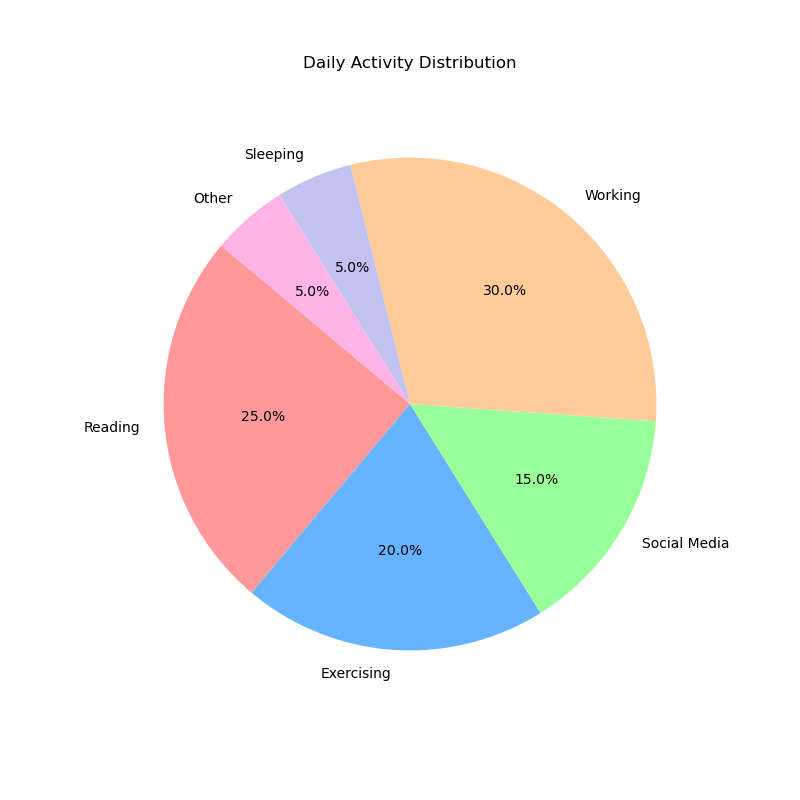

Generate this figure with Python:

import matplotlib.pyplot as plt

# Data setup
activities = ['Reading', 'Exercising', 'Social Media', 'Working', 'Sleeping', 'Other']
percentages = [25, 20, 15, 30, 5, 5]
colors = ['#ff9999','#66b3ff','#99ff99','#ffcc99','#c2c2f0','#ffb3e6']

# Plotting
fig, ax = plt.subplots(figsize=(8, 8))  # width and height of the chart
ax.pie(percentages, labels=activities, autopct='%1.1f%%', colors=colors, startangle=140)
ax.set_title('Daily Activity Distribution', pad=20)

# Show plot
plt.show()
